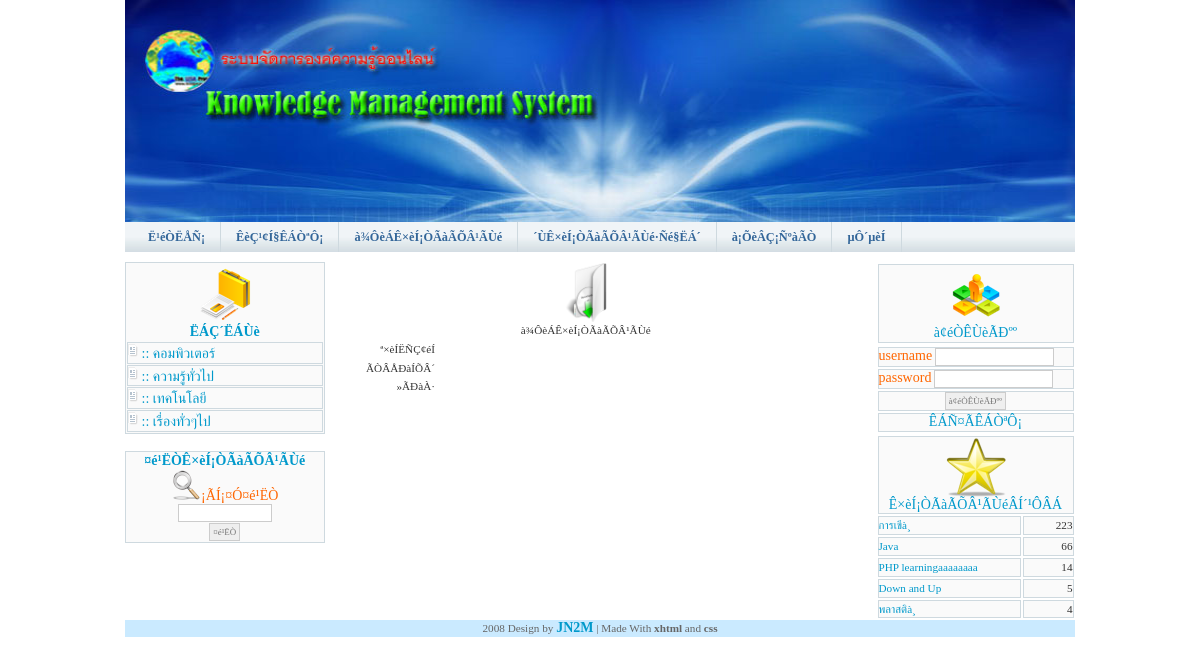
The page /template.php on the database its author committed.
### tables this page shows
CREATE TABLE `elearningtype` (
  `etypeid` int(2) NOT NULL auto_increment,
  `etypename` varchar(50) NOT NULL,
  PRIMARY KEY  (`etypeid`)
);

CREATE TABLE `elearning` (
  `eid` int(5) NOT NULL auto_increment,
  `etypeid` int(2) NOT NULL,
  `etopic` varchar(50) NOT NULL,
  `edetail` varchar(500) NOT NULL,
  `eowner` varchar(50) NOT NULL,
  `eadddate` datetime NOT NULL,
  `evote` int(10) NOT NULL,
  `estatus` varchar(10) NOT NULL,
  `erate` int(2) NOT NULL,
  `eaddip` varchar(18) NOT NULL,
  PRIMARY KEY  (`eid`)
);

### topeleaning.php (the view, shortened to what this page needs)
<?php
		$sql = "SELECT  etopic , evote, eid FROM   elearning  ORDER BY evote DESC LIMIT 5 ";
		$rs = mysql_query($sql);
?>
<table width="200" border="0">
  <tr>
    <td colspan="2" class="form"><div align="center"><img src="icon/Favourites.png" width="60" height="60" /><br />
            <span class="style1">Ê×èÍ¡ÒÃàÃÕÂ¹ÃÙéÂÍ´¹ÔÂÁ</span><br />
    </div></td>
  </tr>
    <?php
			while($row = mysql_fetch_array($rs)){
     			$topic =  $row["etopic"] ;
				$vote =  $row["evote"] ;
				$eid = $row["eid"];
				if(strlen($topic)>20){
					$topic = substr($topic,0,20);
				}
				$show = '<tr>';
    			$show.= '<td width="141" class="form"><a href="viewelearning.php?eid='.$eid.'">'.$topic.'</a></td>';
    			$show.= '<td width="49" class="form"><div align="right">'.$vote.'</div></td>';
  				$show.= '</tr>';
				echo $show;
}
?>
</table>

### egroup.php (shortened to what this page needs)
<div align="center"><span class="style1">
<table width="100%" border="0" cellspacing="1" class="form">
  <tr>
    <td><div align="center"><span class="style1"><img src="icon/portafolio.png" alt="ËÁÇ´ËÁÙè" width="60" height="60" /><br />
              <strong>ËÁÇ´ËÁÙè</strong></span></div></td>
  </tr>
  <?php
	$sql = "SELECT * FROM elearningtype";
	$result = mysql_query($sql);
	while($row = mysql_fetch_array($result)){
   				$ename = $row["etypename"];
				$etypeid = $row["etypeid"];
   				$show = '<tr>';
    			$show.= '<td  class="form"><div align="lett"><img src="images/news.gif"> :: <a href="index.php?page=viewgroup&group='.$etypeid.'">'.$ename.'</a></div></td>';
  				$show.= '</tr>';
				echo $show;
				}
   		 ?>
</table>
<br />
</span>
</div>
<form name="fsearch" id="fsearch" method="get" action="search.php">
<table width="100%" border="0" cellspacing="1" class="form">
  <tr>
    <td ><div align="center">
        <span class="style2"><span class="style1"><strong>¤é¹ËÒÊ×èÍ¡ÒÃàÃÕÂ¹ÃÙé</strong><br />
        <img src="icon/Search.png" alt="ËÁÇ´ËÁÙè" width="30" height="30" /></span>¡ÃÍ¡¤Ó¤é¹ËÒ</span>
        <input name="txtsearch" type="text" id="txtsearch" size="15">
      </div></td>
  </tr>
  <tr>
    <td ><div align="center">
      <input name="Submit" type="submit" value="¤é¹ËÒ">
    </div></td>
  </tr>
</table>
</form>

### temcss.css (style rules this page uses)
* { margin:0; padding: 0; }
img { border: none; }
body { margin: 0; padding: 0; font: 70%/1.5em MS Sans Serif,tahoma; color: #333; background: #FFF url(../images/blank.jpg) repeat-x; text-align: center; height:100%; }
html { background: url(images/footer.gif) repeat-x fixed bottom; }
a { color: #0099cb; background-color: inherit; text-decoration: none; }
.form { border: 1px solid #CED9DF; background-color: #FAFAFA; }
input { padding: 3px; border:1px solid #ccc; font: normal 0.8em MS Sans Serif,tahoma; color:#777; }

### egroup.php (style rules this page uses)
.style2 { font-size: 14px }

### loginmenu.php (style rules this page uses)
.style2 { color: #FF6600 }

### rows shown on the page
elearningtype: etypename "คอมพิวเตอร์"
elearningtype: etypename "ความรู้ทั่วไป"
elearningtype: etypename "เทคโนโลยี"
elearningtype: etypename "เรื่องทั่วๆไป"
elearning: etopic "การเขีà¸", evote "223"
elearning: etopic "Java", evote "66"
elearning: etopic "PHP learningaaaaaaaa", evote "14"
elearning: etopic "Down and Up", evote "5"
elearning: etopic "พลาสติà¸", evote "4"
